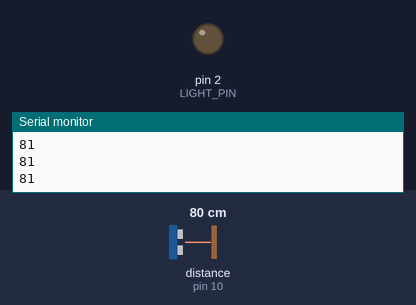
This sketch was run on a simulated Arduino Uno, built with avr-gcc and run on an emulated ATmega328P. On the bench: output pins drawn as LEDs (lit = HIGH), the last lines printed to the serial monitor. Dashed ring = blinking. Inputs (shaded band) come from the test bench; at power-on: distance to the obstacle (sensor on pin 10) 80 cm. The echo pulse lasts 58.3 µs per cm.

Above: at 1.2 s.
1.3 s: distance to the obstacle (sensor on pin 10) set to 17 cm
2.8 s: distance to the obstacle (sensor on pin 10) set to 14 cm
At 5.6 s:
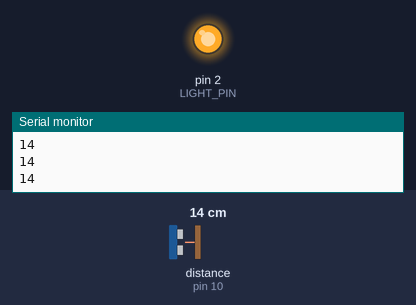
5.8 s: distance to the obstacle (sensor on pin 10) set to 18 cm
At 6.9 s:
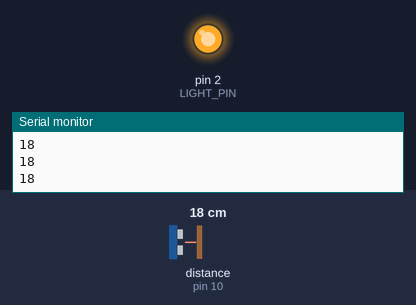
7.3 s: distance to the obstacle (sensor on pin 10) set to 2 cm
At 9.5 s:
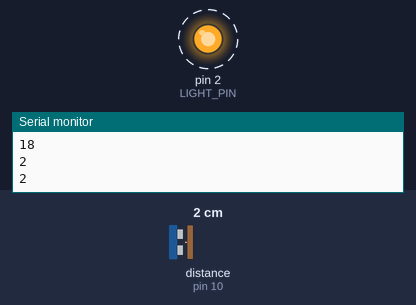
Timing chart, 0 to 11.3 s (numbered marks = the images above; inputs shaded):
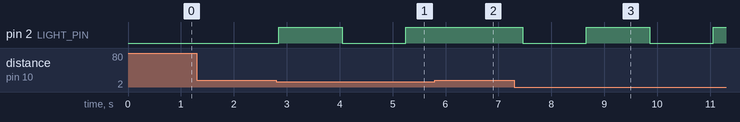

Measured:
- the behaviour switches between 16 and 15 cm on distance to the obstacle (sensor on pin 10) (found by bisection; images 0 and 1)
- after the input at 2.8 s, pin 2 (LIGHT_PIN): LOW → HIGH after 0.05 s, → LOW 1.2 s later, → HIGH 1.2 s later
- after the input at 5.8 s, pin 2 (LIGHT_PIN): stays HIGH (without the input it goes to LOW after 0.65 s)
- after the input at 7.3 s, pin 2 (LIGHT_PIN): alternates HIGH for 1.2 s and LOW for 1.2 s, starting after 0.16 s

The sketch:

ultrasonic_sens_light.ino
```cpp
// toggle a light with a ultrasonic sensor
// created by Lucas Sonego


#include <NewPing.h>

#define LIGHT_PIN    2
#define TRIGGER_PIN  11
#define ECHO_PIN     10
#define MAX_DISTANCE 200

#define ACTIVATION_DISTANCE 15 // distance(cm) to toggle the light

#define TIME_ON 60    //time(seconds) for the light turn off automatically

#define CLOCK 5          //amount of times per second the sensor operates

#define DEL (1000/CLOCK)

unsigned int distance;
unsigned int on_off; // on / off '-'
unsigned int time;  // time counter
unsigned int sec;

NewPing sonar(TRIGGER_PIN, ECHO_PIN, MAX_DISTANCE);

void setup() {
    pinMode(LIGHT_PIN, OUTPUT);
    Serial.begin(9600);
    on_off = 0;
}

void loop() {
    delay(DEL);
    if(on_off == 0){
        ping();
    }else{
        time_count();
        ping();
    }
}

// toggle the light
void toggle_light(){
    if(on_off==1){
        on_off = 0;
        digitalWrite(LIGHT_PIN, LOW);

    }else{
        on_off = 1;
        digitalWrite(LIGHT_PIN, HIGH);
    }
    time = 0;

    delay(1000);
}

// time counter
void time_count(){
    if(sec>=CLOCK){
        sec = 0;
        time++;
    }else{
        sec++;
    }
    if(time>=(TIME_ON-1)){
        time = 0;
        toggle_light();
    }
}

// measure the distance and call toggle_light if distance < ACTIVATION_DISTANCE
void ping(){
    distance = sonar.ping_cm();
    Serial.println(distance);
    if((distance<=ACTIVATION_DISTANCE)&&(distance>0)){
        toggle_light();
    }

}
```
